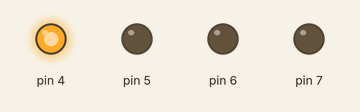
Simulated run of this sketch. Board: Arduino Uno, built with avr-gcc and run on an emulated ATmega328P. Parts: output pins drawn as LEDs (lit = HIGH).

Above: at 1.5 s.
At 3.5 s:
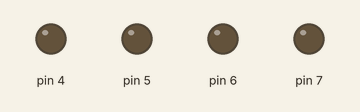
At 5.5 s:
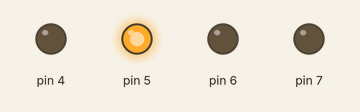
Timing chart, 0 to 10.4 s (numbered marks = the images above):
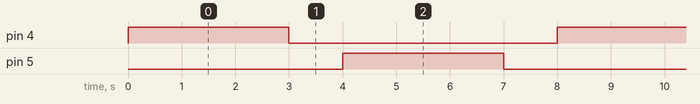

The sketch:

code1.ino
```cpp
void setup()
{
pinMode(4, OUTPUT);
pinMode(5, OUTPUT);
pinMode(6, OUTPUT);
pinMode(7, OUTPUT);
}
void loop()
{
digitalWrite(4, HIGH);
digitalWrite(5, LOW);
delay(3000);
digitalWrite(4, LOW);
digitalWrite(5, LOW);
delay(1000);
digitalWrite(5, HIGH);
digitalWrite(4, LOW);
delay(3000);
digitalWrite(4, LOW);
digitalWrite(5, LOW);
delay(1000);
}
```

Measured:
- by itself, pin 4, pin 5: alternates HIGH for 3.0 s and LOW for 5.0 s
- by itself, everything shown: repeats every 8.0 s, in 4 steps
